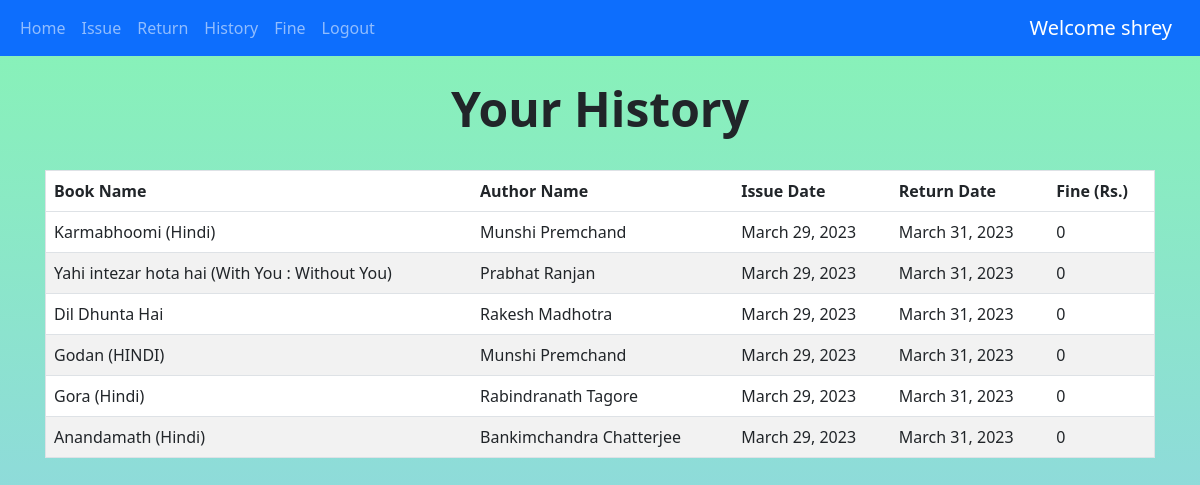
/fine/ (signed in), run on the app's committed database.
### books/models.py (models this page shows, shortened)
class IssuedItem(models.Model):
    book_id = models.ForeignKey(Book, on_delete=models.CASCADE)
    user_id = models.ForeignKey(User, on_delete=models.CASCADE)
    issue_date = models.DateField(default=date.today(),blank=False)
    return_date = models.DateField(blank=True,null=True)
    @property
    def book_name(self):
        return self.book_id.book_name
    def calculate_fine(self):
        if self.return_date:
            days_overdue = (self.issue_date - self.return_date).days
            return (max(0, days_overdue - 15))*10  # Fine is Rs. 10 per day after 15 days
        return 0

class Book(models.Model):
    book_name = models.CharField(max_length=150)
    author_name = models.CharField(max_length=200)
    quantity = models.IntegerField(default=1)
    subject = models.CharField(max_length=2000)
    book_add_time = models.TimeField(default=timezone.now())
    book_add_date = models.DateField(default=date.today())
    class Meta:
        unique_together = ('book_name','author_name')

### books/views.py (the view)
# urls.py: path('fine/', views.fine, name='fine'),
@login_required(login_url='login')
def fine(request):
    overdue_items = IssuedItem.objects.filter(
        return_date__lt=date.today(), return_date__isnull=False)
    fines = [{'item': item, 'fine': item.calculate_fine(
    ), 'author_name': item.book_id.author_name} for item in overdue_items]
    return render(request, 'fine.html', {'fines': fines})

### templates/fine.html (shortened to what this page needs)
{% extends 'base.html' %}
 {% block content %}
<center>
  <br />
  <h1 class="display-5 fw-bold">Your History</h1>
  <br />
</center>
<div class="container">
  <table class="table">
    <thead class="thead-dark">
      <tr>
            <th>Book Name</th>
            <th>Author Name</th>
            <th>Issue Date</th>
            <th>Return Date</th>
            <th>Fine (Rs.)</th>
        </tr>
    </thead>
    <tbody>
      {% for fine in fines %}
            <tr>
                <td>{{ fine.item.book_name }}</td>
                <td>{{ fine.author_name }}</td>
                <td>{{ fine.item.issue_date }}</td>
                <td>{{ fine.item.return_date }}</td>
                <td>{{ fine.fine }}</td>
            </tr>
        {% endfor %}
    </tbody>
  </table>
</div>
{% endblock %}

### templates/base.html (shortened to what this page needs)
{% load static %}
<!DOCTYPE html>
<html lang="en">
<head>
    <link href="https://cdn.jsdelivr.net/npm/bootstrap@5.2.3/dist/css/bootstrap.min.css" rel="stylesheet">
</head>
<body>
    <nav class="navbar navbar-expand-lg bg-body-light,navbar navbar-dark bg-primary">
        <div class="container-fluid">
            <div class="collapse navbar-collapse" id="navbarSupportedContent">
                <ul class="navbar-nav me-auto mb-2 mb-lg-0">
                    {% if not user.is_authenticated %}
                    <li class="nav-item">
                        <a class="nav-link" href="login">Login</a>
                    </li>
                    <li class="nav-item">
                        <a class="nav-link" href="register">Register</a>
                    </li>
                    {% else %}
                    <li class="nav-item">
                        <a class="nav-link" href="/">Home</a>
                    </li>
                    <li class="nav-item">
                        <a class="nav-link" href="issue">Issue</a>
                    </li>
                    <li class="nav-item">
                        <a class="nav-link" href="return_item">Return</a>
                    </li>
                    <li class="nav-item">
                        <a class="nav-link" href="history">History</a>
                    </li>
                    <li class="nav-item">
                        <a class="nav-link" href="fine">Fine</a>
                    </li>
                    <li class="nav-item">
                        <a class="nav-link" href="logout">Logout</a>
                    </li>
                    {% endif %}
                </ul>
            </div>
            {% if user.is_authenticated %}
            <a class="navbar-brand" href="#">Welcome {{request.user.first_name}}</a>
            {% endif %}
        </div>
    </nav>
    {% block content %}
    {% endblock %}
</body>
</html>

### templates/base.html (style rules this page uses)
body { background-color: linear-gradient(#89b4f4, #cf7ade); background-repeat: no-repeat; background-size: cover; }

### templates/fine.html (style rules this page uses)
table { border-collapse: collapse; border-spacing: 0; border-radius: 10px; width: 100%; border: 1px solid #ddd; }
th, td { text-align: left; padding: 16px; }
tr:nth-child(even) { background-color: #f2f2f2; }
tr:nth-child(odd) { background-color: #ffffff; }
.container { width: 100%; padding-right: 15px; padding-left: 15px; margin-right: auto; margin-left: auto; }
body { background: linear-gradient(#87f4b5, #93cbf1); background-repeat: no-repeat; background-attachment: fixed; }

### data on the page
IssuedItem: item.book_name "Karmabhoomi (Hindi)", author_name "Munshi Premchand", item.issue_date "March 29, 2023", item.return_date "March 31, 2023", fine "0"
IssuedItem: item.book_name "Yahi intezar hota hai (With You : Without You)", author_name "Prabhat Ranjan", item.issue_date "March 29, 2023", item.return_date "March 31, 2023", fine "0"
IssuedItem: item.book_name "Dil Dhunta Hai", author_name "Rakesh Madhotra", item.issue_date "March 29, 2023", item.return_date "March 31, 2023", fine "0"
IssuedItem: item.book_name "Godan (HINDI)", author_name "Munshi Premchand", item.issue_date "March 29, 2023", item.return_date "March 31, 2023", fine "0"
IssuedItem: item.book_name "Gora (Hindi)", author_name "Rabindranath Tagore", item.issue_date "March 29, 2023", item.return_date "March 31, 2023", fine "0"
IssuedItem: item.book_name "Anandamath (Hindi)", author_name "Bankimchandra Chatterjee", item.issue_date "March 29, 2023", item.return_date "March 31, 2023", fine "0"

### other printed values
{{ request.user.first_name }} "shrey"
